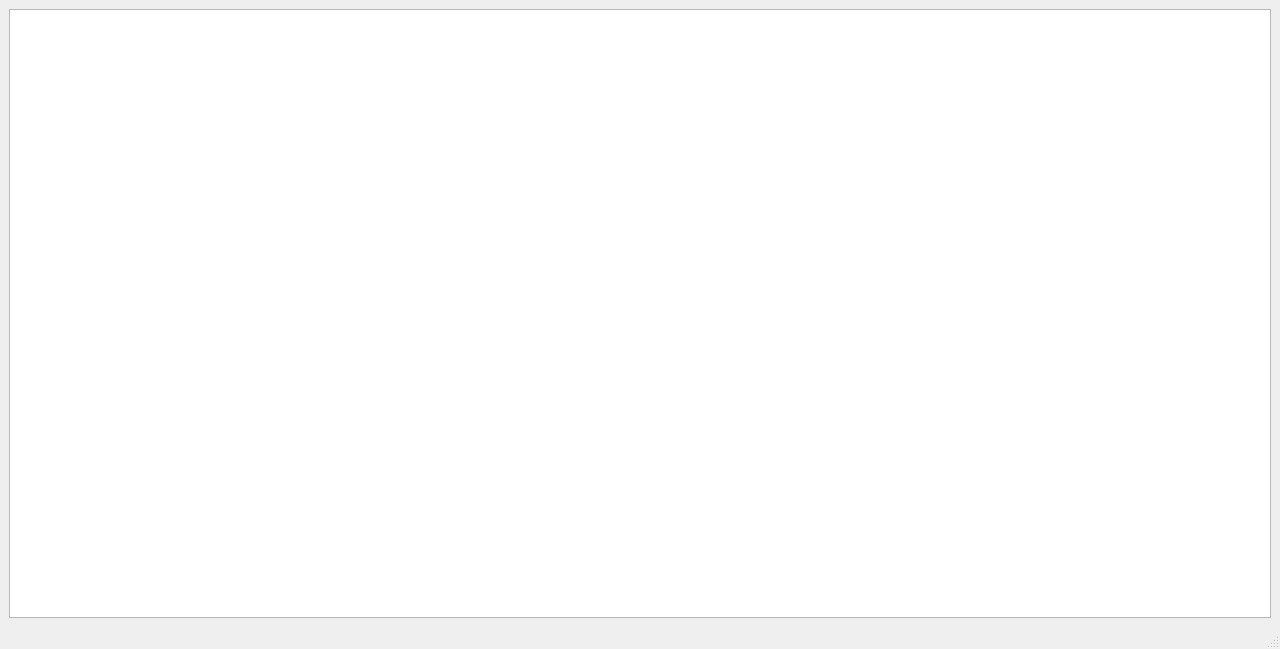
<?xml version="1.0" encoding="UTF-8"?>
<ui version="4.0">
 <class>A_tasks_template_Window</class>
 <widget class="QMainWindow" name="A_tasks_template_Window">
  <property name="geometry">
   <rect>
    <x>0</x>
    <y>0</y>
    <width>1280</width>
    <height>649</height>
   </rect>
  </property>
  <property name="windowTitle">
   <string>任务模板</string>
  </property>
  <widget class="QWidget" name="centralwidget">
   <layout class="QGridLayout" name="gridLayout">
    <item row="0" column="0">
     <widget class="QGraphicsView" name="graphicsView"/>
    </item>
   </layout>
  </widget>
  <widget class="QMenuBar" name="menubar">
   <property name="geometry">
    <rect>
     <x>0</x>
     <y>0</y>
     <width>1280</width>
     <height>24</height>
    </rect>
   </property>
  </widget>
  <widget class="QStatusBar" name="statusbar"/>
 </widget>
 <resources/>
 <connections/>
</ui>
